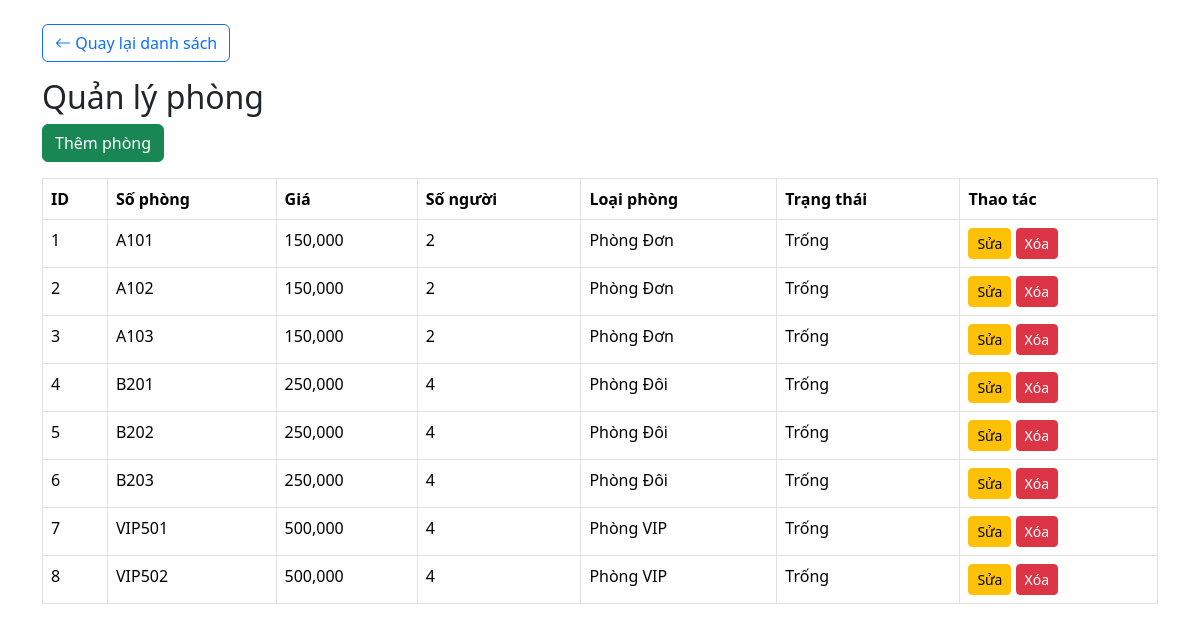
Screenshot of /modules/rooms/index.php (signed in) with the database file from the repository.
### tables this page shows
CREATE TABLE rooms (
    room_id INT AUTO_INCREMENT PRIMARY KEY,
    room_number VARCHAR(20) NOT NULL UNIQUE,
    room_type_id INT NOT NULL,
        status ENUM(
            'Trống', 
            'Đã đặt', 
            'Đang thuê', 
            'Bảo trì'
        ) DEFAULT 'Trống',

    FOREIGN KEY (room_type_id) 
    REFERENCES room_types(room_type_id)
);

CREATE TABLE room_types (
    room_type_id INT AUTO_INCREMENT PRIMARY KEY,
    type_name VARCHAR(100) NOT NULL,
    price INT NOT NULL COMMENT 'Giá phòng VNĐ',
    max_people INT NOT NULL,
    description TEXT
);

### modules/rooms/index.php (the view, shortened to what this page needs)
<?php
    include '../../config/database.php';
    $conn = $conn;
?>
<!DOCTYPE html>
<html>
<head>
    <link href="https://cdn.jsdelivr.net/npm/bootstrap@5.3.3/dist/css/bootstrap.min.css"
        rel="stylesheet">
    <link href="https://cdn.jsdelivr.net/npm/bootstrap-icons@1.11.3/font/bootstrap-icons.min.css"
        rel="stylesheet">
</head>
<body>
    <div class="container mt-4">
        <a href="../../dashboard.php"class="btn btn-outline-primary mb-3">
            <i class="bi bi-arrow-left"></i>
            Quay lại danh sách
        </a>
        <h2>Quản lý phòng</h2>
        <a href="create.php" class="btn btn-success mb-3">
            Thêm phòng
        </a>
        <table class="table table-bordered">
            <tr>
                <th>ID</th>
                <th>Số phòng</th>
                <th>Giá</th>
                <th>Số người</th>
                <th>Loại phòng</th>
                <th>Trạng thái</th>
                <th>Thao tác</th>
            </tr>
            <?php
                $sql = "SELECT r.*, rt.type_name, rt.price, rt.max_people FROM rooms r JOIN room_types rt ON r.room_type_id = rt.room_type_id";
                $result = mysqli_query($conn,$sql);
                while($row = mysqli_fetch_assoc($result)){
                ?>
                    <tr>
                        <td><?= $row['room_id']; ?></td>
                        <td><?= $row['room_number']; ?></td>
                        <td><?= number_format($row['price']); ?></td>
                        <td><?= $row['max_people']; ?></td>
                        <td><?= $row['type_name']; ?></td>
                        <td><?= $row['status']; ?></td>
                        <td>
                            <a href="edit.php?id=<?= $row['room_id']; ?>"
                                class="btn btn-warning btn-sm">
                                Sửa
                            </a>
                            <a href="delete.php?id=<?= $row['room_id']; ?>"
                                class="btn btn-danger btn-sm" onclick="return confirm('Xóa?')">
                                Xóa
                            </a>
                        </td>
                    </tr>
                <?php
                }
            ?>
        </table>
    </div>
</body>
</html>

### rows the page displays
rooms: room_id "1", room_number "A101", room_type.price "150,000", room_type.max_people "2", room_type.type_name "Phòng Đơn", status "Trống"
rooms: room_id "2", room_number "A102", room_type.price "150,000", room_type.max_people "2", room_type.type_name "Phòng Đơn", status "Trống"
rooms: room_id "3", room_number "A103", room_type.price "150,000", room_type.max_people "2", room_type.type_name "Phòng Đơn", status "Trống"
rooms: room_id "4", room_number "B201", room_type.price "250,000", room_type.max_people "4", room_type.type_name "Phòng Đôi", status "Trống"
rooms: room_id "5", room_number "B202", room_type.price "250,000", room_type.max_people "4", room_type.type_name "Phòng Đôi", status "Trống"
rooms: room_id "6", room_number "B203", room_type.price "250,000", room_type.max_people "4", room_type.type_name "Phòng Đôi", status "Trống"
rooms: room_id "7", room_number "VIP501", room_type.price "500,000", room_type.max_people "4", room_type.type_name "Phòng VIP", status "Trống"
rooms: room_id "8", room_number "VIP502", room_type.price "500,000", room_type.max_people "4", room_type.type_name "Phòng VIP", status "Trống"
